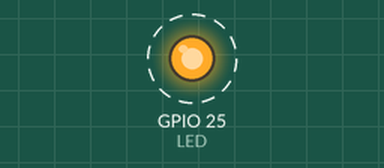
The program below on a simulated Raspberry Pi (BCM pin numbers). Parts: output pins drawn as LEDs (lit = HIGH). Dashed ring = blinking.

Above: at 0.2 s.
Timing chart, 0 to 3.0 s (numbered marks = the images above):
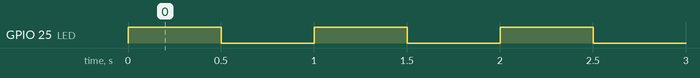

Measured:
- by itself, GPIO 25 (LED): alternates HIGH for 0.50 s and LOW for 0.50 s

The program:

bb2-02-01-led.py
```python
import RPi.GPIO as GPIO
from time import sleep

LED = 25
GPIO.setmode(GPIO.BCM)
GPIO.setup(LED, GPIO.OUT)

try:
    while True:
        GPIO.output(LED, GPIO.HIGH)
        sleep(0.5)
        GPIO.output(LED, GPIO.LOW)
        sleep(0.5)

except KeyboardInterrupt:
    pass

GPIO.cleanup()
```
